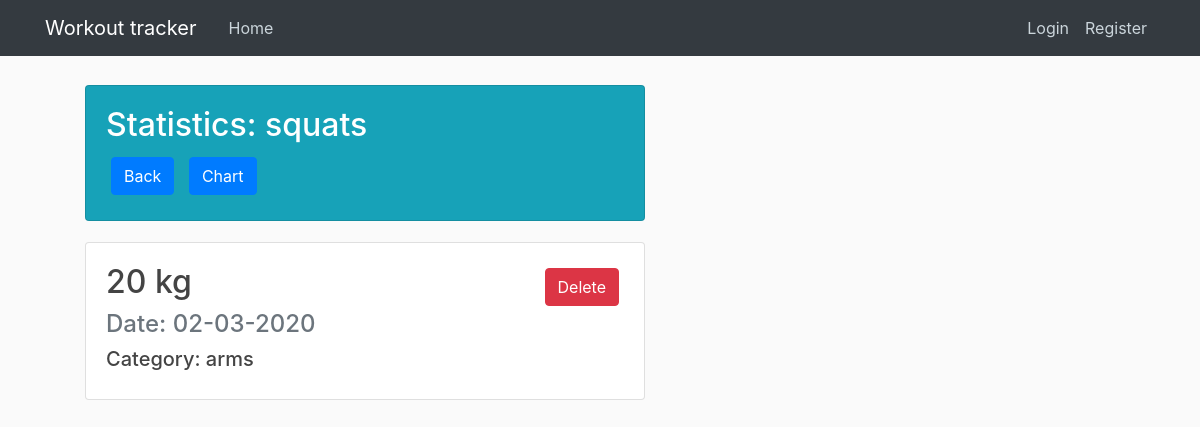
Before: /stats/squats with the older database file.
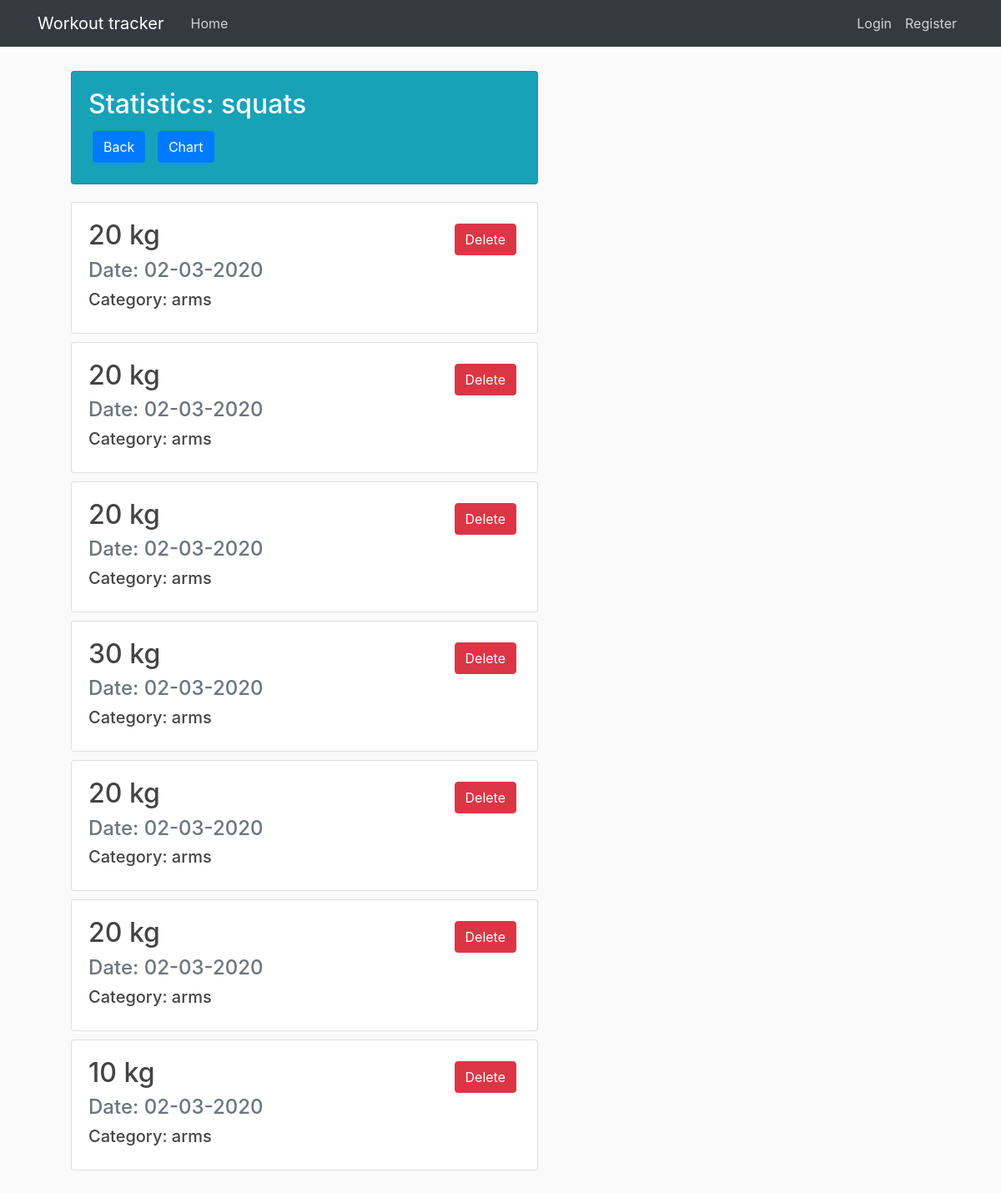
After: the same page with the newer database file.
### workout_tracker/models.py (models this page shows, shortened)
class Post(db.Model):
    id = db.Column(db.Integer, primary_key=True)
    exercise = db.Column(db.String(20), nullable=False)
    weight = db.Column(db.Integer, nullable=False)
    category = db.Column(db.String(20))
    date_posted = db.Column(db.DateTime, default=datetime.utcnow)
    user_id = db.Column(db.Integer, db.ForeignKey('user.id'), nullable=False)

### workout_tracker/routes.py (the view)
@app.route("/stats/<string:exercise>")
def stats(exercise):
    posts = Post.query.filter_by(exercise = exercise)
    return render_template('stats.html', legend = exercise, posts=posts)

### workout_tracker/templates/stats.html
{% extends "layout.html" %}
{% block content %}
<div class="card text-white bg-info mb-3 w-50">
    <div class="card-body">
    <h2 class="text-white">Statistics: {{ legend }} </h2>
    <button type="button" class="btn btn-primary" onclick="window.location.href='/home';">Back</button>
    <button type="button" class="btn btn-primary" onclick="window.location.href='{{ url_for('exchart', exercise = legend ) }}';">Chart</button>
    </div>
</div>
    <br>
    {% for post in posts %}
    <div class="card w-50">
        <div class="card-body">
            <div>
                <form action="{{ url_for('stat_delete', post_id=post.id) }}" method="POST">
                    <input type="submit" class="btn btn-danger float-right" value="Delete">
                </form>
            </div>
            <h2 class="card-text">{{ post.weight }} kg</h2>
            <h4 class="text-muted">Date: {{ post.date_posted.strftime('%d-%m-%Y') }}</h4>
            <h5 class="text-sm-left">Category: {{ post.category }}</h5>
        </div>
    </div>
{% endfor %}
{% endblock content %}

### workout_tracker/templates/layout.html (shortened to what this page needs)
<!DOCTYPE html>
<html lang="en">
<head>
    <link rel="stylesheet" href="https://maxcdn.bootstrapcdn.com/bootstrap/4.0.0/css/bootstrap.min.css">
    <link rel="stylesheet" type="text/css" href="{{ url_for('static', filename='main.css') }}">
</head>
<body>
    <header class="site-header">
        <nav class="navbar navbar-expand-md navbar-dark bg-dark fixed-top">
          <div class="container">
            <a class="navbar-brand mr-4" href="/">Workout tracker</a>
            <div class="collapse navbar-collapse" id="navbarToggle">
              <div class="navbar-nav mr-auto">
                <a class="nav-item nav-link" href="{{ url_for('home') }}">Home</a>
              </div>
              <div class="navbar-nav">
                {% if current_user.is_authenticated %}
                  <a class="nav-item nav-link" href="{{ url_for('logout') }}">Logout</a>
                {% else %}
                  <a class="nav-item nav-link" href="{{ url_for('login') }}">Login</a>
                  <a class="nav-item nav-link" href="{{ url_for('register') }}">Register</a>
                {% endif %}
              </div>
            </div>
          </div>
        </nav>
      </header>
    {% block content %}{% endblock %}
</body>
</html>

### workout_tracker/static/main.css (style rules this page uses)
body { background: #fafafa; color: #333333; margin-top: 5rem; margin-left: 5rem; margin-bottom: 5rem; }
.card { display:inline-block; margin: 5px; }
.btn { margin: 5px; }
h1, h2, h3, h4, h5, h6 { color: #444444; }
.site-header .navbar-nav .nav-link { color: #cbd5db; }

Changed rows visible on the page:
removed Post: exercise "squats", weight "20", date_posted "02-03-2020", category "arms"
added Post: weight "20", date_posted "02-03-2020", category "arms"
added Post: weight "20", date_posted "02-03-2020", category "arms"
added Post: weight "20", date_posted "02-03-2020", category "arms"
added Post: weight "30", date_posted "02-03-2020", category "arms"
added Post: weight "20", date_posted "02-03-2020", category "arms"
added Post: weight "20", date_posted "02-03-2020", category "arms"
added Post: weight "10", date_posted "02-03-2020", category "arms"
Other visible differences:
{{ legend }}: (not shown) → "squats"
